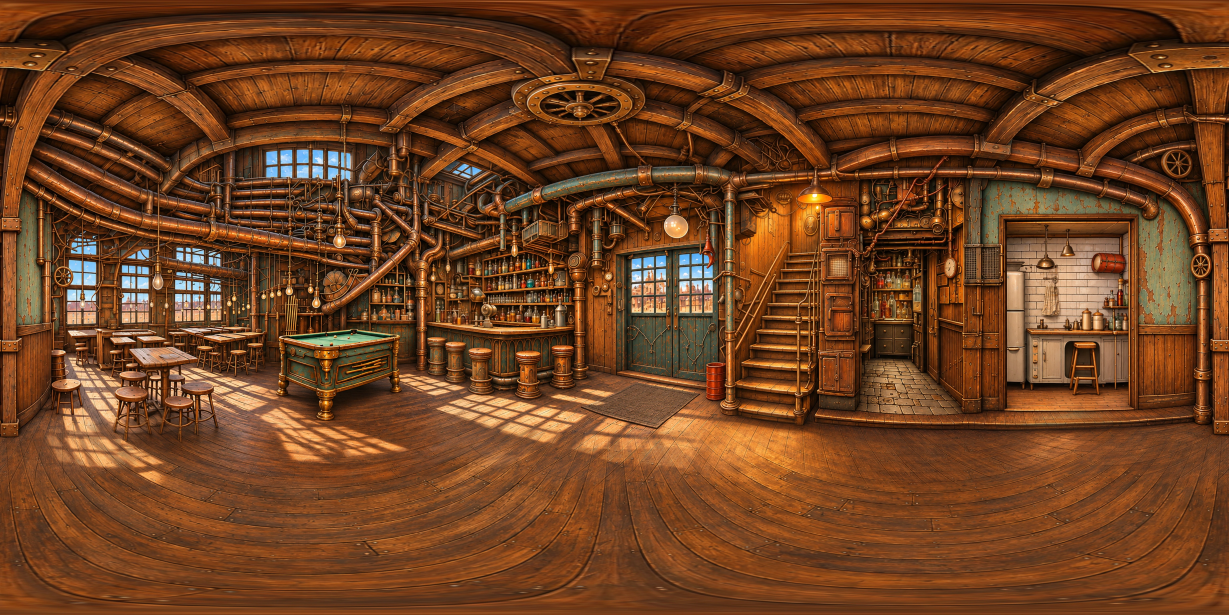
#> input picture site/sarabesh/assets/panoramas-hd/bar/day-on.webp, 6144 x 3072 px, found by its file name (shown at 1/5 size)
$ python prepare-redraw-views.py
#> lines starting #> are read from the running program, lines starting #| are printed output that depends on the picture; after the words box and inside, x2 and y2 are one past the last pixel; in counts of white or black regions, pixels touching at a corner belong together
from PIL import Image
import numpy as np,math,json
from pathlib import Path
import sys
root=Path.cwd();scene=sys.argv[1] if len(sys.argv)>1 else 'rocket-exit'; state='light-on' if scene in ['foyer','hotel'] else 'day' if scene=='town' else 'day-on';work=root/'.panorama-work'/scene;work.mkdir(parents=True,exist_ok=True); im=Image.open(root/f'assets/panoramas-hd/{scene}/{state}.webp').convert('RGB');arr=np.asarray(im)
#> further down, im is the input picture: PIL image 6144x3072 RGB; mean R, G, B 113.1, 65.6, 32.9
views=[]
for name,yaw,pitch in [('front',0,0),('right',90,0),('back',180,0),('left',-90,0),('up',0,90),('down',0,-90)]:
 w=h=1254; yy,xx=np.mgrid[:h,:w];t=math.tan(math.radians(55));x=(2*(xx+.5)/w-1)*t;y=(1-2*(yy+.5)/h)*t;z=np.ones_like(x);a,b=np.radians([yaw,pitch]);yp=y*np.cos(b)+z*np.sin(b);zp=-y*np.sin(b)+z*np.cos(b);xp=x*np.cos(a)+zp*np.sin(a);zp=-x*np.sin(a)+zp*np.cos(a);lon=np.arctan2(xp,zp);lat=np.arctan2(yp,np.sqrt(xp*xp+zp*zp));sx=((lon/(2*np.pi)+.5)*im.width).astype(int)%im.width;sy=np.clip(((.5-lat/np.pi)*im.height).astype(int),0,im.height-1);Image.fromarray(arr[sy,sx]).save(work/f'{name}-guide.jpg',quality=96);views.append(dict(name=name+'-guide',yaw=yaw,pitch=pitch,hfov=110,width=w,height=h))
#> this loop made 6 passes
#> pass 1, `w = h = 1254`:
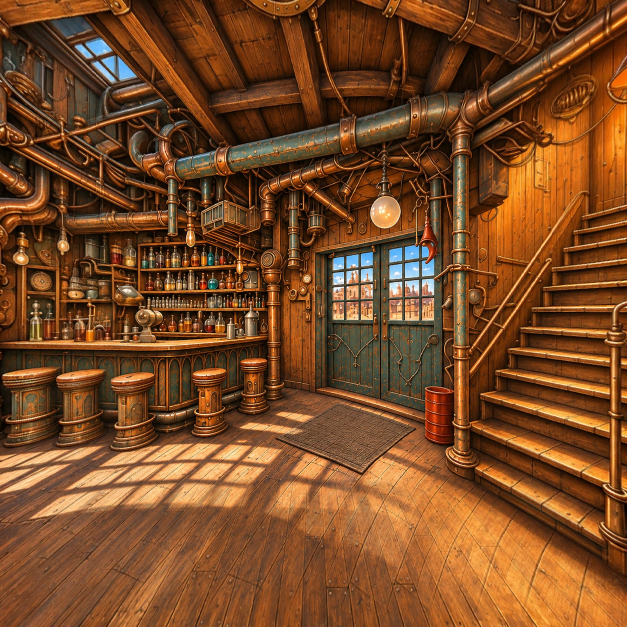
#> saved as front-guide.jpg: PIL image 1254x1254 RGB (shown at 1/2 size); mean R, G, B 121.8, 73.6, 37
#> pass 2, `w = h = 1254`:
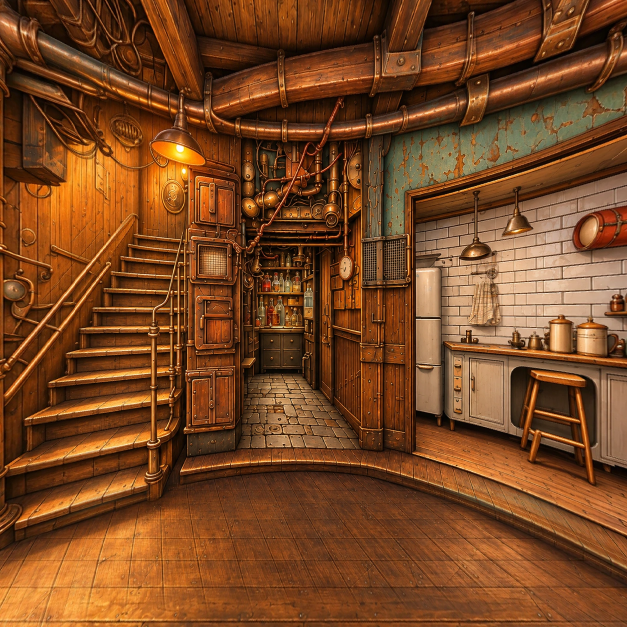
#> saved as right-guide.jpg: PIL image 1254x1254 RGB (shown at 1/2 size); mean R, G, B 121.2, 70.7, 34.2
#> after the loop:
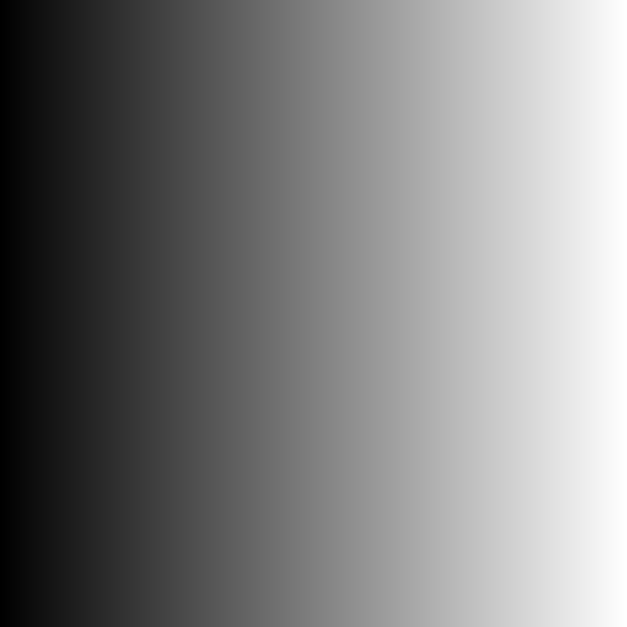
#> xp: shape (1254, 1254) float64 (shown at 1/2 size); min -1.43, max 1.43, mean -2.49e-18; drawn with min black and max white
#> after the loop:
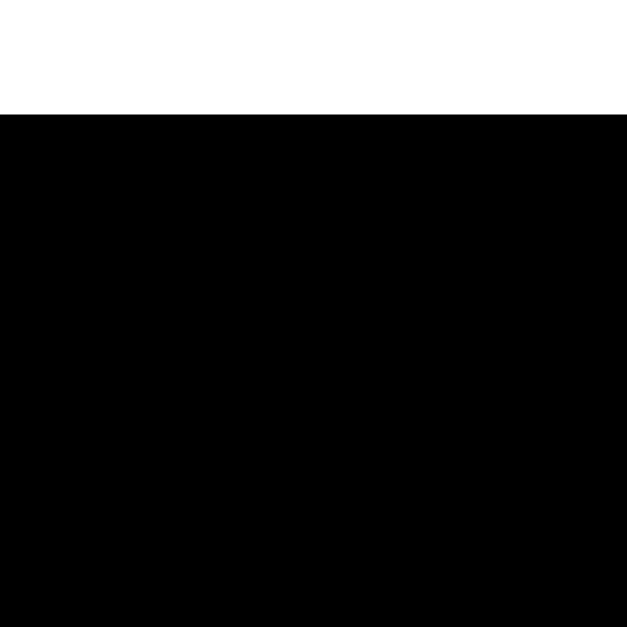
#> yp: shape (1254, 1254) float64 (shown at 1/2 size); values -1 (black) and -1 (white), 18.3% white; 1 white region, box (x1, y1, x2, y2) and area: (0, 0, 1254, 229) 287166
#> after the loop:
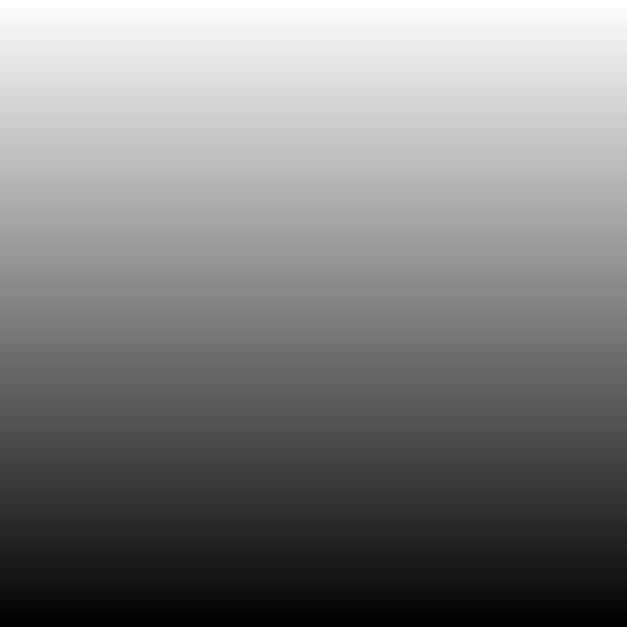
#> zp: shape (1254, 1254) float64 (shown at 1/2 size); min -1.43, max 1.43, mean 2.89e-17; drawn with min black and max white
#> after the loop, views = 6 items
(work/'layout.json').write_text(json.dumps(dict(targetSize=[6144,3072],views=views)))
